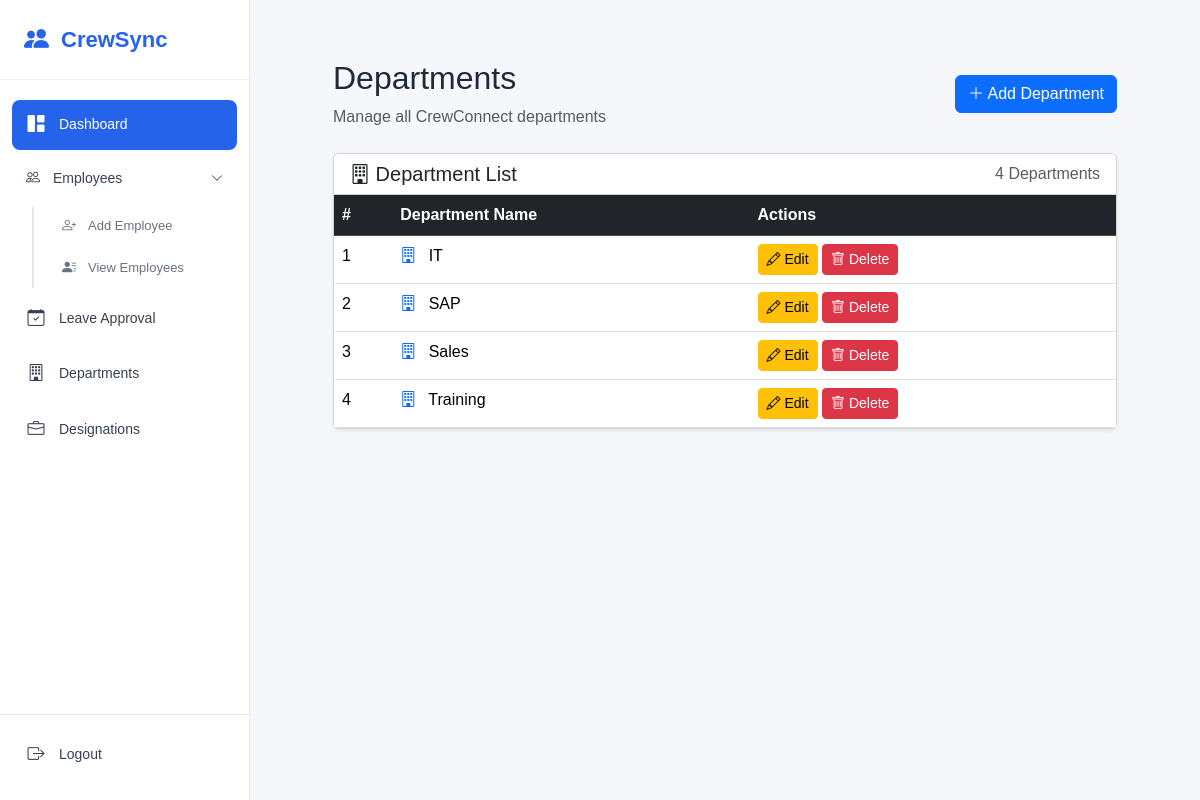
/department_list/, run on the app's committed database.
### hr/models.py (models this page shows, shortened)
class Department(models.Model):
    name = models.CharField(max_length=100, unique=True)

### hr/views.py (the view)
# urls.py: path("department_list/",views.department_list,name="department_list"),
def department_list(request):
    departments = Department.objects.all().order_by('name')
    return render(
        request,
        'departments_add_update.html',
        {
            'departments': departments
        }
    )

### templates/departments_add_update.html (shortened to what this page needs)
{% extends "base.html" %}
{% block content %}
<div class="container-fluid mt-4 px-5">
    <div class="d-flex justify-content-between align-items-center mb-4">
        <div>
            {% if is_update %}
                <h2>Update Department</h2>
                <p class="text-muted mb-0">
                    Update department information
                </p>
            {% elif is_add %}
                <h2>Add Department</h2>
                <p class="text-muted mb-0">
                    Add a new department to CrewConnect
                </p>
            {% else %}
                <h2>Departments</h2>
                <p class="text-muted mb-0">
                    Manage all CrewConnect departments
                </p>
            {% endif %}
        </div>
        {% if not is_add and not is_update %}
            <a
                href="{% url 'department_create' %}"
                class="btn btn-primary"
            >
                <i class="bi bi-plus-lg"></i>
                Add Department
            </a>
        {% endif %}
    </div>
    <div class="card shadow-sm">
        <div class="card-header bg-white">
            <div class="d-flex justify-content-between align-items-center">
                <h5 class="mb-0">
                    <i class="bi bi-building"></i>
                    Department List
                </h5>
                <span class="text-muted">
                    {{ departments|length }} Departments
                </span>
            </div>
        </div>
        <div class="card-body p-0">
            <div class="table-responsive">
                <table class="table table-hover mb-0">
                    <thead class="table-dark">
                        <tr>
                            <th>
                                #
                            </th>
                            <th>
                                Department Name
                            </th>
                            <th>
                                Actions
                            </th>
                        </tr>
                    </thead>
                    <tbody>
                        {% for department in departments %}
                        <tr>
                            <td>
                                {{ forloop.counter }}
                            </td>
                            <td>
                                <i
                                    class="bi bi-building
                                           text-primary me-2"
                                ></i>
                                {{ department.name }}
                            </td>
                            <td>
                                <a
                                    href="{% url 'department_update' department.id %}"
                                    class="btn btn-sm btn-warning"
                                >
                                    <i class="bi bi-pencil"></i>
                                    Edit
                                </a>
                                <a
                                    href="{% url 'department_delete' department.id %}"
                                    class="btn btn-sm btn-danger"
                                    onclick="return confirm(
                                        'Are you sure you want to delete this department?'
                                    );"
                                >
                                    <i class="bi bi-trash"></i>
                                    Delete
                                </a>
                            </td>
                        </tr>
                        {% endfor %}
                    </tbody>
                </table>
            </div>
        </div>
    </div>
</div>
{% endblock %}

### static/css/sidebar.css (style rules this page uses)
* { margin: 0; padding: 0; box-sizing: border-box; }
body { font-family: Arial, sans-serif; background-color: #f5f7fb; color: #1f2937; }

### data on the page
Department: name "IT"
Department: name "SAP"
Department: name "Sales"
Department: name "Training"

### other printed values
{{ departments|length }} "4"
